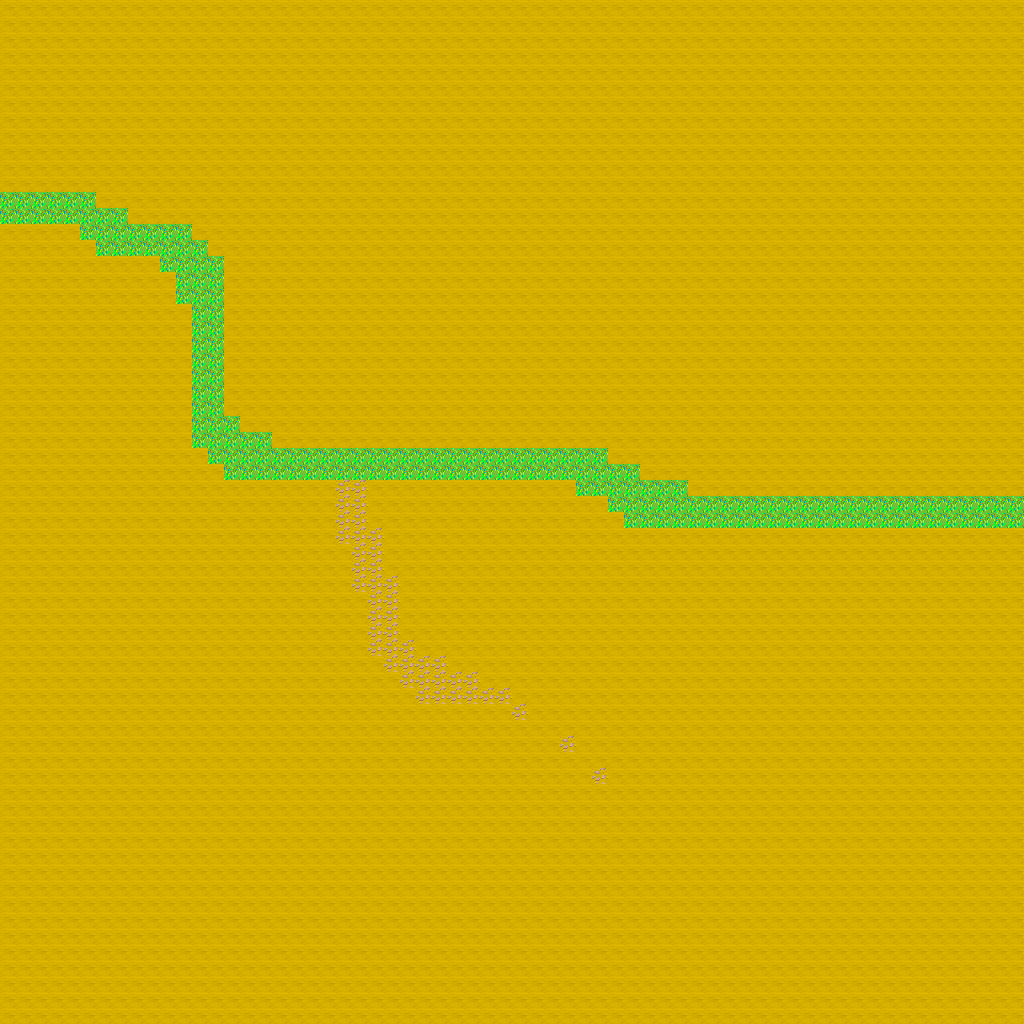

A 2D game scene composited from a Tiled map and its tileset images. What follows is a short description and the map's XML, with each tile layer's data collapsed to a summary:
An orthogonal 64x64 tile map with 16x16 px tiles, 4 tile layers (Dirt, Grass, Wall, Roof).

<map version="1.10" tiledversion="1.10.1" orientation="orthogonal" renderorder="right-down" width="64" height="64" tilewidth="16" tileheight="16" infinite="0" nextlayerid="6" nextobjectid="1">
 <tileset firstgid="1" name="Terrain" tilewidth="16" tileheight="16" tilecount="2000" columns="50">
  <image source="../Textures/Terrain.png" trans="ff00ff" width="800" height="640" />
 </tileset>
 <layer id="1" name="Dirt" width="64" height="64">
  <data>[4096 cells, 4096 non-empty, 2 distinct tile ids]</data>
 </layer>
 <layer id="2" name="Grass" width="64" height="64">
  <data>[4096 cells, 43 non-empty, 1 distinct tile ids]</data>
 </layer>
 <layer id="3" name="Wall" width="64" height="64">
  <data>[4096 cells, 0 non-empty, 0 distinct tile ids]</data>
 </layer>
 <layer id="4" name="Roof" width="64" height="64">
  <data>[4096 cells, 0 non-empty, 0 distinct tile ids]</data>
 </layer>
</map>